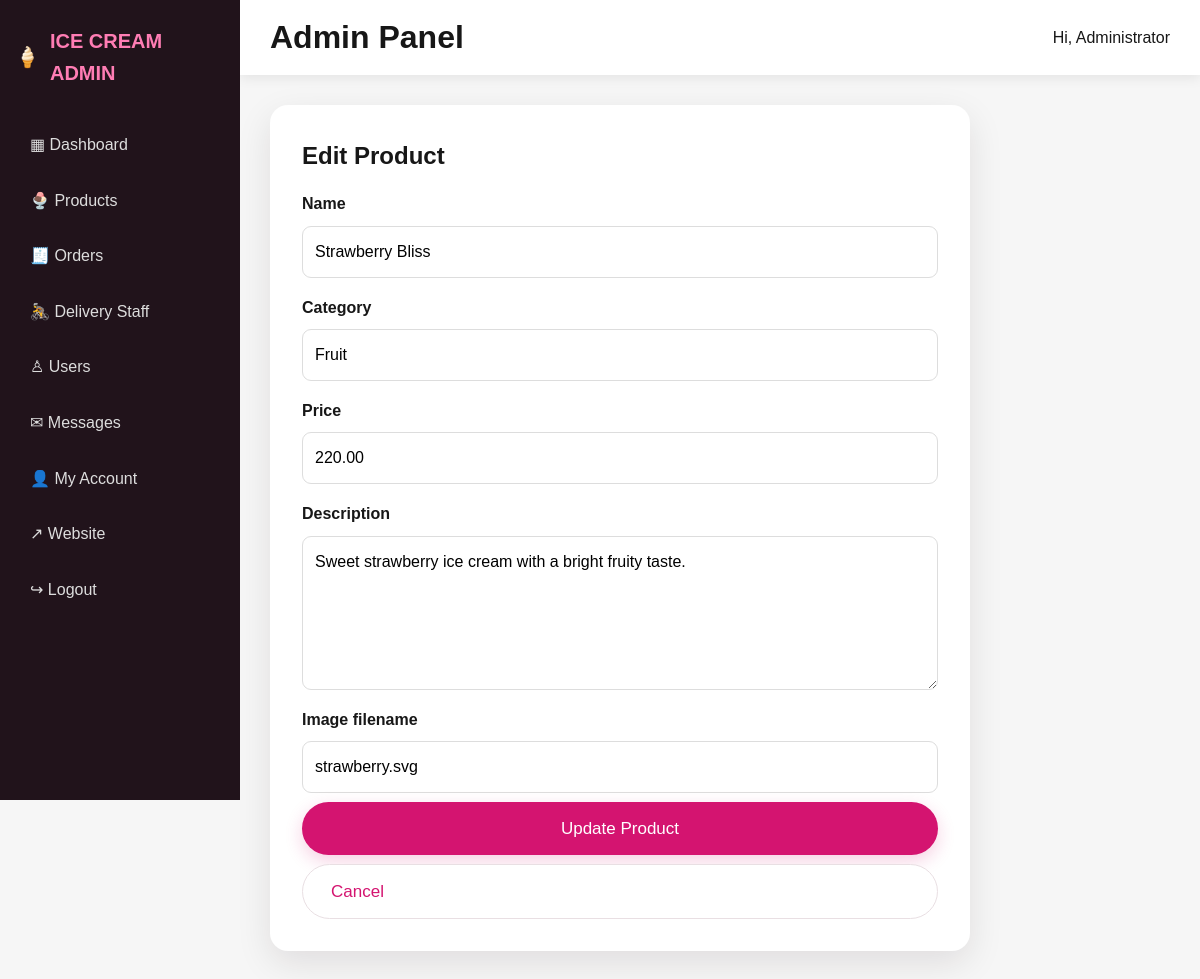
Screenshot of /admin/edit_product.php?id=2 (signed in) with the database file from the repository.
### tables this page shows
CREATE TABLE products (id INT AUTO_INCREMENT PRIMARY KEY,name VARCHAR(120) NOT NULL,category VARCHAR(80) NOT NULL,price DECIMAL(10,2) NOT NULL,description TEXT,image VARCHAR(255) NOT NULL DEFAULT 'vanilla.svg',created_at TIMESTAMP DEFAULT CURRENT_TIMESTAMP);

### includes/functions.php (called while the page is built, shortened)
<?php
function e($value) {
    return htmlspecialchars((string)$value, ENT_QUOTES, 'UTF-8');
}
?>

### admin/edit_product.php (the view, shortened to what this page needs)
<?php
require_once "header.php";
$id = (int)($_GET['id'] ?? 0);
$stmt = $conn->prepare("SELECT * FROM products WHERE id = ?");
$stmt->bind_param("i", $id); $stmt->execute();
$product = $stmt->get_result()->fetch_assoc();
?>
<section class="admin-content"><div class="form-card admin-form"><h2>Edit Product</h2>
<form method="post">
<label>Name</label><input name="name" value="<?= e($product['name']) ?>" required>
<label>Category</label><input name="category" value="<?= e($product['category']) ?>" required>
<label>Price</label><input type="number" step="0.01" name="price" value="<?= e($product['price']) ?>" required>
<label>Description</label><textarea name="description" rows="5"><?= e($product['description']) ?></textarea>
<label>Image filename</label><input name="image" value="<?= e($product['image']) ?>">
<button class="btn">Update Product</button> <a class="btn btn-light" href="products.php">Cancel</a>
</form></div></section>
<?php require_once "footer.php"; ?>

### css/style.css (style rules this page uses)
:root { --pink: #d41470; --pink-dark: #a70d57; --pink-soft: #fde4ec; --cream: #fffaf8; --text: #171717; --muted: #666; --line: #ece3e5; --shadow: 0 12px 35px rgba(30, 10, 20, .10); }
* { box-sizing: border-box; margin: 0; padding: 0; }
html { scroll-behavior: smooth; }
body { font-family: Georgia, "Times New Roman", serif; color: var(--text); background: #f8f8f8; line-height: 1.6; }
a { color: inherit; text-decoration: none; }
button, input, textarea, select { font: inherit; }
button { cursor: pointer; }
.btn { display: inline-block; border: 0; background: var(--pink); color: white; padding: 13px 28px; border-radius: 30px; font-size: 17px; transition: .25s; box-shadow: 0 6px 18px rgba(212,20,112,.20); }
.btn-light { background: white; color: var(--pink); border: 1px solid #e9dfe3; box-shadow: none; }
.form-card,.summary-card { background:#fff; padding:32px; border-radius:18px; box-shadow:var(--shadow); }
.form-card h1,.form-card h2,.summary-card h2 { margin-bottom:8px }
.form-card form { display:flex;flex-direction:column;gap:9px }
.form-card label { font-weight:bold;margin-top:8px }
.form-card input,.form-card textarea,.form-card select { width:100%; border:1px solid #ddd; border-radius:9px; padding:12px; outline:none; background:white; }
.admin-body { display:flex;background:#f6f6f6;font-family:Arial,sans-serif }
.admin-content { padding:30px }
.admin-form { max-width:700px }

### rows the page displays
products: name "Strawberry Bliss", category "Fruit", price "220.00", description "Sweet strawberry ice cream with a bright fruity taste.", image "strawberry.svg"

### other values shown
$_SESSION['admin_name'] "Administrator"
